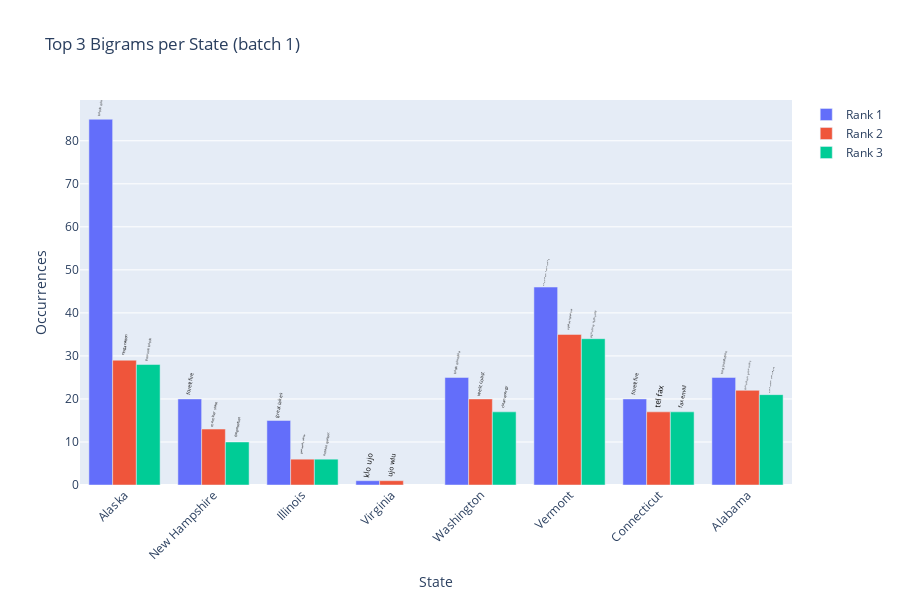

Write notebook code for a chart like this one.
### Code cell
import plotly.graph_objects as go

# Assume df_top3_bigrams is already prepared
batch_size = 8
states = df_top3_bigrams["State"].unique()
batches = [df_top3_bigrams[df_top3_bigrams["State"].isin(states[i:i+batch_size])]
           for i in range(0, len(states), batch_size)]

for i, batch in enumerate(batches):
    fig = go.Figure()

    for r in sorted(batch["rank"].unique()):
        df_r = batch[batch["rank"] == r]

        fig.add_bar(
            x=df_r["State"],
            y=df_r["Count"],
            text=df_r["Bigram"],          # show bigram on bar
            textposition="outside",
            textfont=dict(size=14, color="black"),
            textangle=-80,                 # rotate text 80 degrees
            offsetgroup=str(r),
            name=f"Rank {r+1}"
        )

    fig.update_layout(
        title=f"Top 3 Bigrams per State (batch {i+1})",
        xaxis_title="State",
        yaxis_title="Occurrences",
        barmode="group",
        xaxis_tickangle=-45,             # rotate x-axis labels
        height=600
    )

    fig.show()

### Figure 1 — Plotly figure (JSON) as saved in the notebook; plotly's stock layout.template omitted (floating-point values rounded to 4 significant figures)
{"data": [{"name": "Rank 1", "offsetgroup": "0", "text": ["british columbia", "forest fire", "great lakes", "klo ujo", "british columbia", "memorandum understanding", "forest fire", "host jurisdiction"], "textangle": -80, "textfont": {"color": "black", "size": 14}, "textposition": "outside", "type": "bar", "x": ["Alaska", "New Hampshire", "Illinois", "Virginia", "Washington", "Vermont", "Connecticut", "Alabama"], "y": [85, 20, 15, 1, 25, 46, 20, 25]}, {"name": "Rank 2", "offsetgroup": "1", "text": ["nisga nation", "member state", "governments ontario", "ujo wlu", "west coast", "signatory authorities", "tel fax", "canadian provinces"], "textangle": -80, "textfont": {"color": "black", "size": 14}, "textposition": "outside", "type": "bar", "x": ["Alaska", "New Hampshire", "Illinois", "Virginia", "Washington", "Vermont", "Connecticut", "Alabama"], "y": [29, 13, 6, 1, 20, 35, 17, 22]}, {"name": "Rank 3", "offsetgroup": "2", "text": ["province british", "fire protection", "ontario quebec", "clean energy", "signatory authority", "fax email", "memorandum understanding"], "textangle": -80, "textfont": {"color": "black", "size": 14}, "textposition": "outside", "type": "bar", "x": ["Alaska", "New Hampshire", "Illinois", "Washington", "Vermont", "Connecticut", "Alabama"], "y": [28, 10, 6, 17, 34, 17, 21]}], "layout": {"barmode": "group", "height": 600, "title": {"text": "Top 3 Bigrams per State (batch 1)"}, "xaxis": {"tickangle": -45, "title": {"text": "State"}}, "yaxis": {"title": {"text": "Occurrences"}}}}
